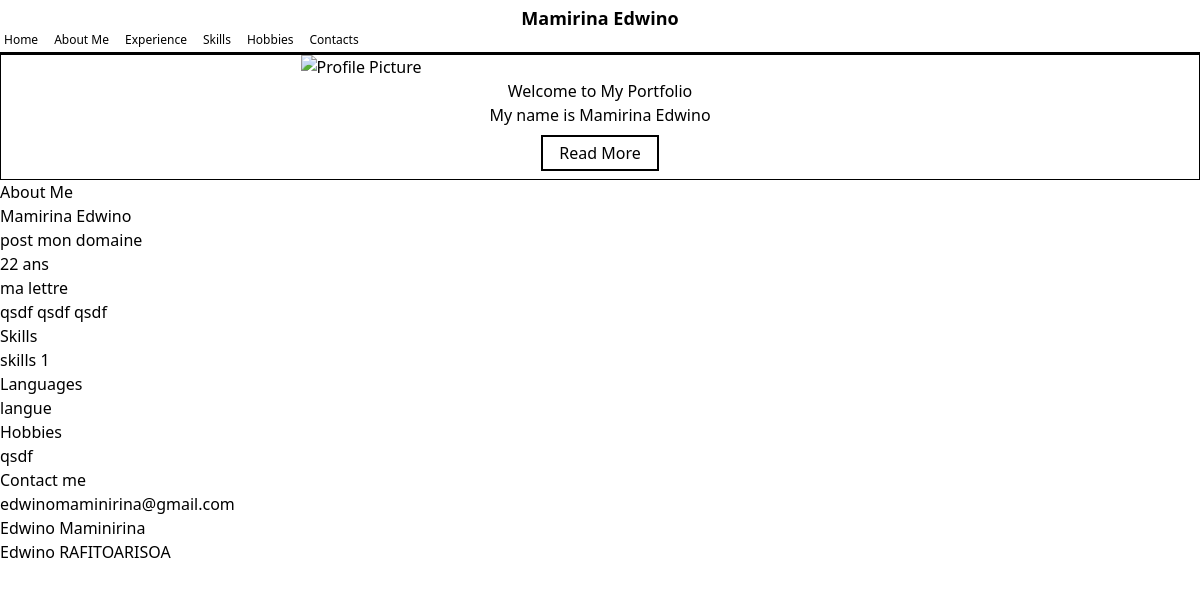
/port/edwinotitre, run on the app's committed database.
### user.py (models this page shows)
class UserDB(Base):
    __tablename__ = "users"
    id = Column(Integer, primary_key=True, index=True)
    username = Column(String, unique=True, index=True)
    email = Column(String, unique=True, index=True)
    last_name = Column(String)
    first_name = Column(String)
    adress = Column(String)
    phone = Column(String)
    age = Column(Integer)
    role = Column(String, default="user")
    is_active = Column(Boolean, default=True)
    hashed_password = Column(String)
    facebook = Column(String)
    linkedin = Column(String)
    portfolios = relationship("portfolio", back_populates="user")

### portfolio/model.py (models this page shows)
class portfolio(Base):
	__tablename__ = 'portfolio'
	id = Column(Integer, primary_key=True, index=True)
	lien_portfolio= Column(String(255), nullable= False)
	template= Column(Integer, nullable= False)
	titre= Column(String(255), nullable= False)
	photo= Column(String(255), nullable= True, default="default.png")
	lettre_introduction= Column(String(255), nullable= False)
	loisir= Column(JSON, nullable= False)
	domaine= Column(String(255), nullable= False)
	parcours= Column(JSON, nullable= False)
	experience_professionnelle= Column(JSON, nullable= False)
	nombre_visite= Column(Integer, nullable= False)
	skills= Column(JSON, nullable= False)
	langue= Column(JSON, nullable= False)
	id_user= Column(Integer, ForeignKey("users.id"), nullable=False)
	user = relationship("UserDB", back_populates="portfolios")

### main.py (the view)
@app.get("/port/{lien_portfolio}")
async def get_portfolio_by_lien_portfolio(lien_portfolio: str, request: Request,db: Session = Depends(get_db) ):
	db_portfolio = db.query(portfolio).join(UserDB).filter(portfolio.lien_portfolio == lien_portfolio).first()
	if not db_portfolio:
		raise HTTPException(status_code=404, detail="portfolio not found")
	return templates.TemplateResponse(template_list[db_portfolio.template], {"request": request, "portfolio": db_portfolio})

### template/template1.html (shortened to what this page needs)
<!DOCTYPE html>
<html lang="en">
<head>
    <link rel="stylesheet" href="{{ url_for('static', path='/css/app.css') }}">
    <link rel="stylesheet" href="../static/css/app.css">
</head>
<body>
    <header class="w-full border-b-2 border-black flex flex-wrap items-center p-1 text-xs sticky top-0 bg-white ">
        <span class="font-bold w-full text-center text-lg">{{ portfolio.user.first_name }} {{ portfolio.user.last_name
            }}</span>
        <nav class="flex gap-4 justify-between">
            <a class="hover:font-bold hover:underline" href="#home">Home</a>
            <a class="hover:font-bold hover:underline" href="#about">About Me</a>
            <a class="hover:font-bold hover:underline" href="#xp">Experience</a>
            <a class="hover:font-bold hover:underline" href="#skills">Skills</a>
            <a class="hover:font-bold hover:underline" href="#hobbies">Hobbies</a>
            <a class="hover:font-bold hover:underline" href="#contacts">Contacts</a>
        </nav>
    </header>
    <section id="home" class=" h-[75vh] flex flex-wrap items-center justify-center bg-cover bg-no-repeat bg-center border border-black">
        <div class="w-full h-fit flex justify-center items-center">
            <img src="{{ url_for('get_image', id = portfolio.id) }}" alt="Profile Picture" class="w-[50%]">
        </div>
        <div class=" w-full  flex flex-col  justify-center items-center ">
            <h1>Welcome to My Portfolio</h1>
            <p>My name is {{ portfolio.user.first_name }} {{ portfolio.user.last_name }}</p>
            <a href="#about" class="m-2 px-4 py-1 border-2 border-black hover:bg-black hover:text-white">Read More</a>
        </div>
    </section>
    <section id="about">
        <h1>About Me</h1>
        <p>{{ portfolio.user.first_name }} {{ portfolio.user.last_name }}</p>
        <p>post {{ portfolio.domaine }}</p>
        <p>{{ portfolio.user.age }} ans</p>
        <p>{{ portfolio.lettre_introduction }}</p>
    </section>
    <section id="xp">
        {% for xp in portfolio.experience_professionnelle %}
        <div>{{ xp.titre }} {{ xp.annee }} {{ xp.entreprise }}</div>
        {% endfor %}
    </section>
    <section id="skills">
        <h1>Skills</h1>
        {% for skill in portfolio.skills %}
        <div>{{ skill.titre }} {{ skill.niveau }}</div>
        {% endfor %}
        <h1>Languages</h1>
        {% for skill in portfolio.langue %}
        <div>{{ skill.titre }}</div>
        {% endfor %}
    </section>
    <section id="hobbies">
        <h1>Hobbies</h1>
        {% for hobby in portfolio.loisir %}
        <div>{{ hobby }}</div>
        {% endfor %}
    </section>
    <section id="contacts">
        <h1>Contact me</h1>
        <p>{{ portfolio.user.email }}</p>
        <p>{{ portfolio.user.linkedin }}</p>
        <p>{{ portfolio.user.facebook }}</p>
    </section>
</body>
</html>

### data on the page
UserDB: user.first_name "Mamirina", user.last_name "Edwino", user.age "22", user.email "edwinomaminirina@gmail.com", user.linkedin "Edwino Maminirina", user.facebook "Edwino RAFITOARISOA"
portfolio: domaine "mon domaine", lettre_introduction "ma lettre"

### other printed values
{{ xp.titre }} "qsdf"
{{ xp.annee }} "qsdf"
{{ xp.entreprise }} "qsdf"
{{ skill.titre }} "skills"
{{ skill.niveau }} "1"
{{ skill.titre }} "langue"
{{ hobby }} "qsdf"
